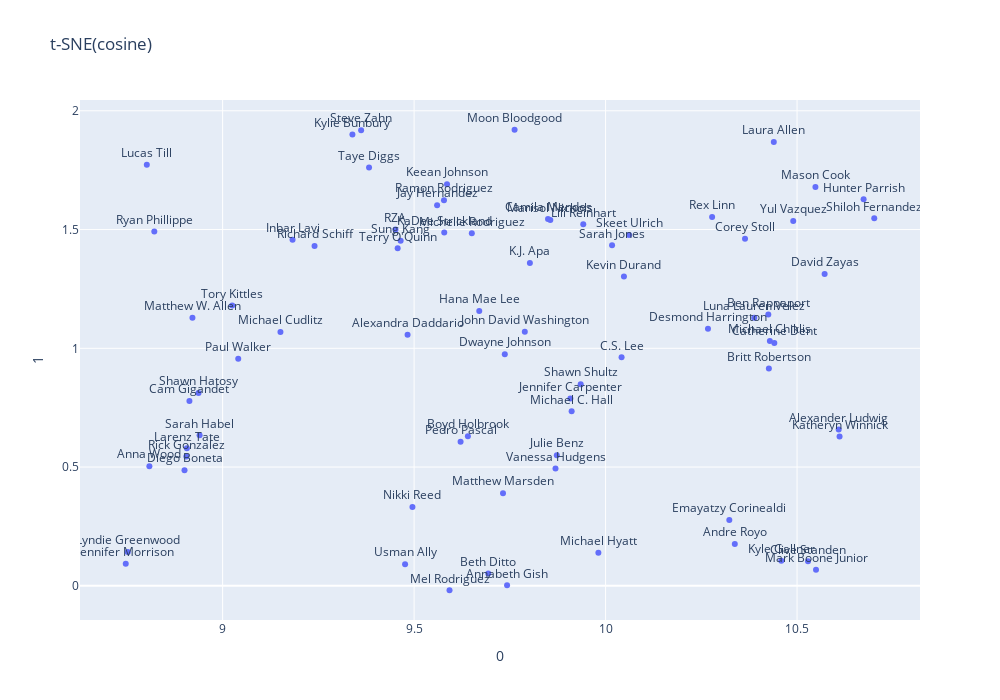

The code cell stored with this chart in its notebook:
### Code cell
fig = px.scatter(tsne_small,x=0, y=1,title='t-SNE(cosine)',text='actor_name')
fig.update_layout(height=700, width=1000)
fig.update_layout(font_size=12)
fig.update_traces(marker={'size':6},textposition='top center')
fig.show()

### Figure 1 — Plotly figure (JSON) as saved in the notebook; plotly's stock layout.template omitted (floating-point values rounded to 4 significant figures)
{"data": [{"hovertemplate": "0=%{x}<br>1=%{y}<br>actor_name=%{text}<extra></extra>", "legendgroup": "", "marker": {"color": "#636efa", "size": 6, "symbol": "circle"}, "mode": "markers+text", "name": "", "orientation": "v", "showlegend": false, "text": ["Michael Chiklis", "Dwayne Johnson", "Michael C. Hall", "Julie Benz", "Jennifer Morrison", "Mark Boone Junior", "Jennifer Carpenter", "Annabeth Gish", "Shawn Hatosy", "Mel Rodriguez", "Catherine Dent", "Taye Diggs", "Corey Stoll", "Terry O'Quinn", "Moon Bloodgood", "Britt Robertson", "Ryan Phillippe", "K.J. Apa", "Desmond Harrington", "Marisol Nichols", "Katheryn Winnick", "Hunter Parrish", "Clive Standen", "Lucas Till", "Michael Cudlitz", "Sarah Jones", "Rex Linn", "Steve Zahn", "Alexandra Daddario", "Skeet Ulrich", "Luna Lauren Velez", "Laura Allen", "Kevin Durand", "Jay Hernandez", "Camila Mendes", "Lili Reinhart", "C.S. Lee", "Mason Cook", "Rick Gonzalez", "Larenz Tate", "Vanessa Hudgens", "Kyle Gallner", "Matthew Marsden", "KaDee Strickland", "Cam Gigandet", "Pedro Pascal", "Andre Royo", "Boyd Holbrook", "David Zayas", "Alexander Ludwig", "John David Washington", "Diego Boneta", "Richard Schiff", "Lyndie Greenwood", "Sung Kang", "Tory Kittles", "Kylie Bunbury", "Keean Johnson", "RZA", "Usman Ally", "Michelle Rodriguez", "Emayatzy Corinealdi", "Paul Walker", "Ramon Rodriguez", "Nikki Reed", "Sarah Habel", "Anna Wood", "Matthew W. Allen", "Beth Ditto", "Ben Rappaport", "Inbar Lavi", "Shawn Shultz", "Shiloh Fernandez", "Michael Hyatt", "Yul Vazquez", "Hana Mae Lee"], "textposition": "top center", "type": "scatter", "x": [10.43, 9.737, 9.911, 9.873, 8.747, 10.55, 9.908, 9.743, 8.937, 9.593, 10.44, 9.382, 10.36, 9.457, 9.762, 10.43, 8.822, 9.802, 10.27, 9.856, 10.61, 10.67, 10.53, 8.802, 9.151, 10.02, 10.28, 9.362, 9.483, 10.06, 10.39, 10.44, 10.05, 9.56, 9.85, 9.942, 10.04, 10.55, 8.905, 8.907, 9.869, 10.46, 9.732, 9.579, 8.913, 9.621, 10.34, 9.64, 10.57, 10.61, 9.789, 8.9, 9.24, 8.752, 9.465, 9.025, 9.339, 9.586, 9.451, 9.476, 9.651, 10.32, 9.041, 9.578, 9.496, 8.94, 8.809, 8.921, 9.694, 10.42, 9.183, 9.935, 10.7, 9.981, 10.49, 9.67], "xaxis": "x", "y": [1.031, 0.9751, 0.7349, 0.5501, 0.09311, 0.06799, 0.7891, 0.002371, 0.812, -0.01864, 1.022, 1.761, 1.461, 1.421, 1.92, 0.9147, 1.492, 1.359, 1.082, 1.54, 0.6286, 1.627, 0.1032, 1.773, 1.069, 1.434, 1.553, 1.918, 1.057, 1.477, 1.128, 1.869, 1.302, 1.603, 1.545, 1.522, 0.9619, 1.679, 0.5442, 0.5788, 0.4943, 0.105, 0.3899, 1.487, 0.7779, 0.6068, 0.1757, 0.6301, 1.313, 0.6579, 1.07, 0.4869, 1.43, 0.1423, 1.453, 1.18, 1.901, 1.691, 1.5, 0.09098, 1.484, 0.2775, 0.9558, 1.624, 0.3316, 0.6338, 0.5037, 1.129, 0.05174, 1.142, 1.457, 0.8488, 1.547, 0.1392, 1.535, 1.157], "yaxis": "y"}], "layout": {"font": {"size": 12}, "height": 700, "legend": {"tracegroupgap": 0}, "title": {"text": "t-SNE(cosine)"}, "width": 1000, "xaxis": {"anchor": "y", "autorange": true, "domain": [0, 1], "range": [8.628, 10.82], "title": {"text": "0"}, "type": "linear"}, "yaxis": {"anchor": "x", "autorange": true, "domain": [0, 1], "range": [-0.1439, 2.045], "title": {"text": "1"}, "type": "linear"}}}
